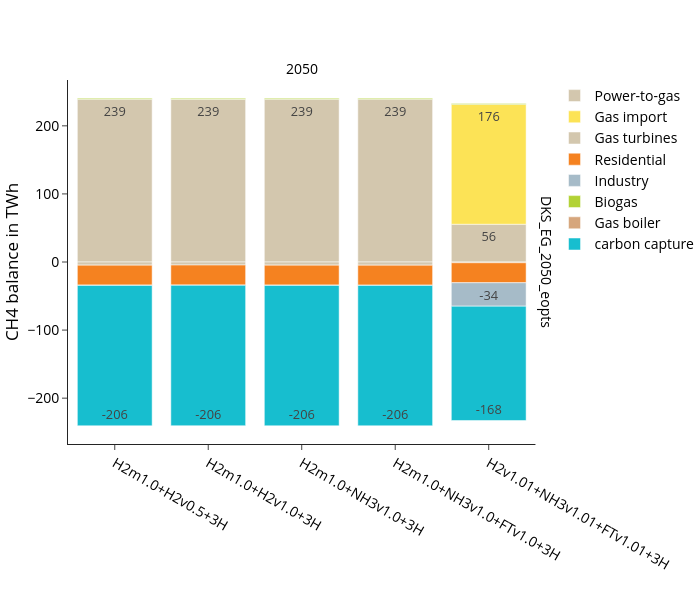

Write notebook code for a chart like this one.
### Code cell
fig_name = "CH4_balance_TWh"
fig = px.bar(
    df, 
    **fig_kwargs,
    color_discrete_map=colors["gas"],
    category_orders={
        "variable":list(colors["gas"].keys()),
        "scen": scen_order
        },
    #facet_col_spacing=0.1,
    labels={"value":"CH4 balance in TWh","year":"",
            "variable":"", 
            "scen":""},

)
update_layout(fig)

print("Totals per scenario and year:", demand_sum_df)
fig.show()
#save_plotly_fig(df, fig, fig, sdir, f"{idx_group_name}_{fig_name}")

### Figure 1 — Plotly figure (JSON) as saved in the notebook; plotly's stock layout.template omitted (floating-point values rounded to 4 significant figures)
{"data": [{"hovertemplate": "=%{x}<br>run_name=DKS_EG_2050_eopts<br>CH4 balance in TWh=%{text}<extra></extra>", "legendgroup": "Power-to-gas", "marker": {"color": "#d3c7ae", "pattern": {"shape": ""}}, "name": "Power-to-gas", "orientation": "v", "showlegend": true, "text": [239.1, 239.0, 239.1, 239.2, 55.5], "textangle": 0, "textposition": "inside", "texttemplate": "%{y:.0f}", "type": "bar", "x": ["H2m1.0+H2v0.5+3H", "H2m1.0+H2v1.0+3H", "H2m1.0+NH3v1.0+3H", "H2m1.0+NH3v1.0+FTv1.0+3H", "H2v1.01+NH3v1.01+FTv1.01+3H"], "xaxis": "x", "y": [239.1, 239.0, 239.1, 239.2, 55.5], "yaxis": "y"}, {"hovertemplate": "=%{x}<br>run_name=DKS_EG_2050_eopts<br>CH4 balance in TWh=%{text}<extra></extra>", "legendgroup": "Gas import", "marker": {"color": "#fce356", "pattern": {"shape": ""}}, "name": "Gas import", "orientation": "v", "showlegend": true, "text": [176.0], "textangle": 0, "textposition": "inside", "texttemplate": "%{y:.0f}", "type": "bar", "x": ["H2v1.01+NH3v1.01+FTv1.01+3H"], "xaxis": "x", "y": [176.0], "yaxis": "y"}, {"hovertemplate": "=%{x}<br>run_name=DKS_EG_2050_eopts<br>CH4 balance in TWh=%{text}<extra></extra>", "legendgroup": "Gas turbines", "marker": {"color": "#d3c7ae", "pattern": {"shape": ""}}, "name": "Gas turbines", "orientation": "v", "showlegend": true, "text": [-4.6, -4.5, -4.6, -4.7, -1.1], "textangle": 0, "textposition": "inside", "texttemplate": "%{y:.0f}", "type": "bar", "x": ["H2m1.0+H2v0.5+3H", "H2m1.0+H2v1.0+3H", "H2m1.0+NH3v1.0+3H", "H2m1.0+NH3v1.0+FTv1.0+3H", "H2v1.01+NH3v1.01+FTv1.01+3H"], "xaxis": "x", "y": [-4.6, -4.5, -4.6, -4.7, -1.1], "yaxis": "y"}, {"hovertemplate": "=%{x}<br>run_name=DKS_EG_2050_eopts<br>CH4 balance in TWh=%{text}<extra></extra>", "legendgroup": "Residential", "marker": {"color": "#f58220", "pattern": {"shape": ""}}, "name": "Residential", "orientation": "v", "showlegend": true, "text": [-29.4, -29.4, -29.4, -29.4, -29.4], "textangle": 0, "textposition": "inside", "texttemplate": "%{y:.0f}", "type": "bar", "x": ["H2m1.0+H2v0.5+3H", "H2m1.0+H2v1.0+3H", "H2m1.0+NH3v1.0+3H", "H2m1.0+NH3v1.0+FTv1.0+3H", "H2v1.01+NH3v1.01+FTv1.01+3H"], "xaxis": "x", "y": [-29.4, -29.4, -29.4, -29.4, -29.4], "yaxis": "y"}, {"hovertemplate": "=%{x}<br>run_name=DKS_EG_2050_eopts<br>CH4 balance in TWh=%{text}<extra></extra>", "legendgroup": "Industry", "marker": {"color": "#a6bbc8", "pattern": {"shape": ""}}, "name": "Industry", "orientation": "v", "showlegend": true, "text": [-34.4], "textangle": 0, "textposition": "inside", "texttemplate": "%{y:.0f}", "type": "bar", "x": ["H2v1.01+NH3v1.01+FTv1.01+3H"], "xaxis": "x", "y": [-34.4], "yaxis": "y"}, {"hovertemplate": "=%{x}<br>run_name=DKS_EG_2050_eopts<br>CH4 balance in TWh=%{text}<extra></extra>", "legendgroup": "Biogas", "marker": {"color": "#b2d235", "pattern": {"shape": ""}}, "name": "Biogas", "orientation": "v", "showlegend": true, "text": [1.4, 1.4, 1.4, 1.4, 1.4], "textangle": 0, "textposition": "inside", "texttemplate": "%{y:.0f}", "type": "bar", "x": ["H2m1.0+H2v0.5+3H", "H2m1.0+H2v1.0+3H", "H2m1.0+NH3v1.0+3H", "H2m1.0+NH3v1.0+FTv1.0+3H", "H2v1.01+NH3v1.01+FTv1.01+3H"], "xaxis": "x", "y": [1.4, 1.4, 1.4, 1.4, 1.4], "yaxis": "y"}, {"hovertemplate": "=%{x}<br>run_name=DKS_EG_2050_eopts<br>CH4 balance in TWh=%{text}<extra></extra>", "legendgroup": "Gas boiler", "marker": {"color": "#d6a67c", "pattern": {"shape": ""}}, "name": "Gas boiler", "orientation": "v", "showlegend": true, "text": [-0.4, -0.4, -0.4, -0.3], "textangle": 0, "textposition": "inside", "texttemplate": "%{y:.0f}", "type": "bar", "x": ["H2m1.0+H2v0.5+3H", "H2m1.0+H2v1.0+3H", "H2m1.0+NH3v1.0+3H", "H2m1.0+NH3v1.0+FTv1.0+3H"], "xaxis": "x", "y": [-0.4, -0.4, -0.4, -0.3], "yaxis": "y"}, {"hovertemplate": "=%{x}<br>run_name=DKS_EG_2050_eopts<br>CH4 balance in TWh=%{text}<extra></extra>", "legendgroup": "carbon capture", "marker": {"color": "#17BECF", "pattern": {"shape": ""}}, "name": "carbon capture", "orientation": "v", "showlegend": true, "text": [-206.2, -206.2, -206.2, -206.2, -167.9], "textangle": 0, "textposition": "inside", "texttemplate": "%{y:.0f}", "type": "bar", "x": ["H2m1.0+H2v0.5+3H", "H2m1.0+H2v1.0+3H", "H2m1.0+NH3v1.0+3H", "H2m1.0+NH3v1.0+FTv1.0+3H", "H2v1.01+NH3v1.01+FTv1.01+3H"], "xaxis": "x", "y": [-206.2, -206.2, -206.2, -206.2, -167.9], "yaxis": "y"}], "layout": {"annotations": [{"font": {}, "showarrow": false, "text": "2050", "x": 0.49, "xanchor": "center", "xref": "paper", "y": 1, "yanchor": "bottom", "yref": "paper"}, {"font": {}, "showarrow": false, "text": "DKS_EG_2050_eopts", "textangle": 90, "x": 0.98, "xanchor": "left", "xref": "paper", "y": 0.5, "yanchor": "middle", "yref": "paper"}], "barmode": "relative", "height": 600, "legend": {"title": {"text": ""}, "tracegroupgap": 0}, "width": 700, "xaxis": {"anchor": "y", "categoryarray": [], "categoryorder": "array", "domain": [0, 0.98], "title": {"text": ""}}, "yaxis": {"anchor": "x", "domain": [0, 1], "title": {"text": "CH4 balance in TWh"}}}}
